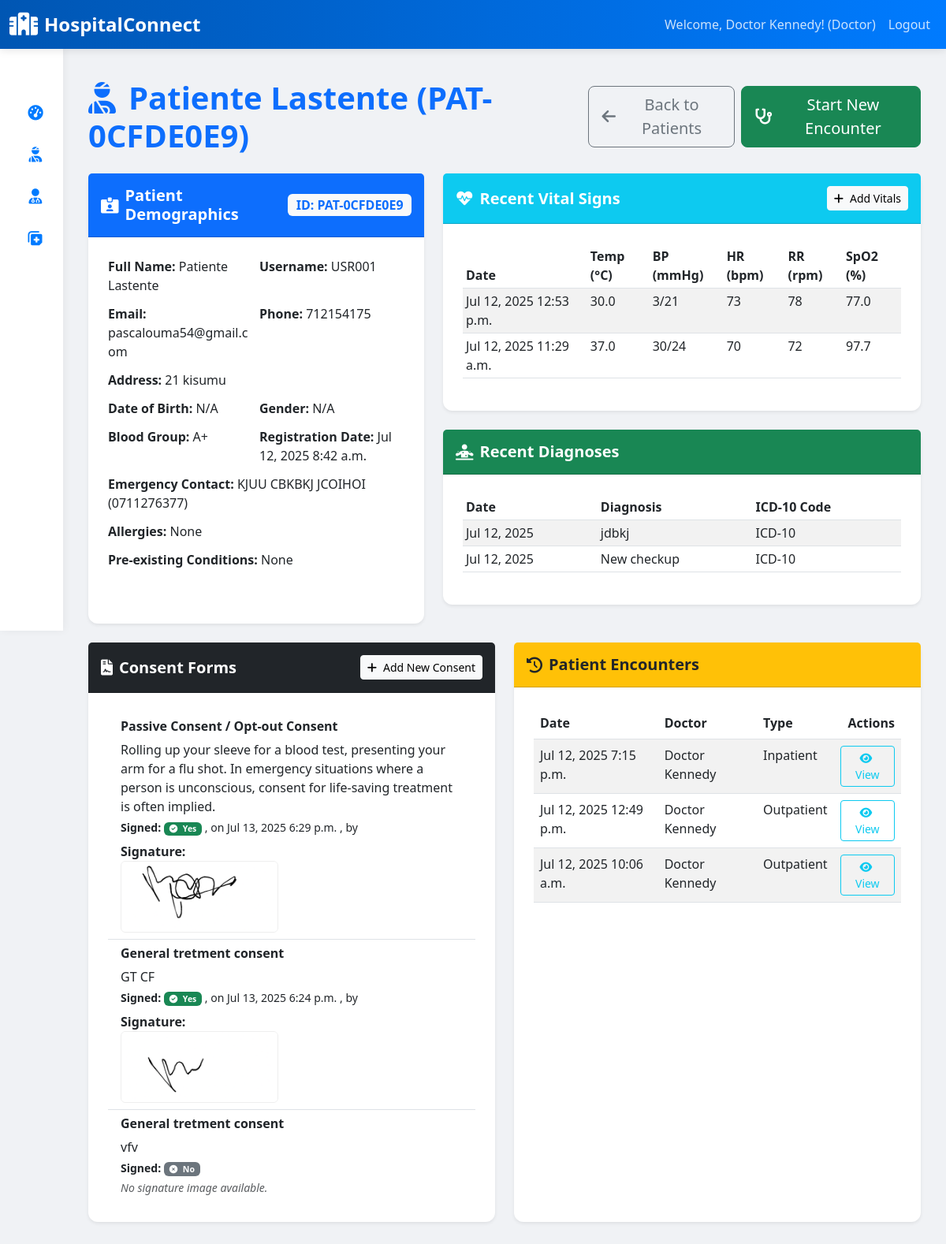
The page /patients/39/ (signed in) on the database as committed earlier.
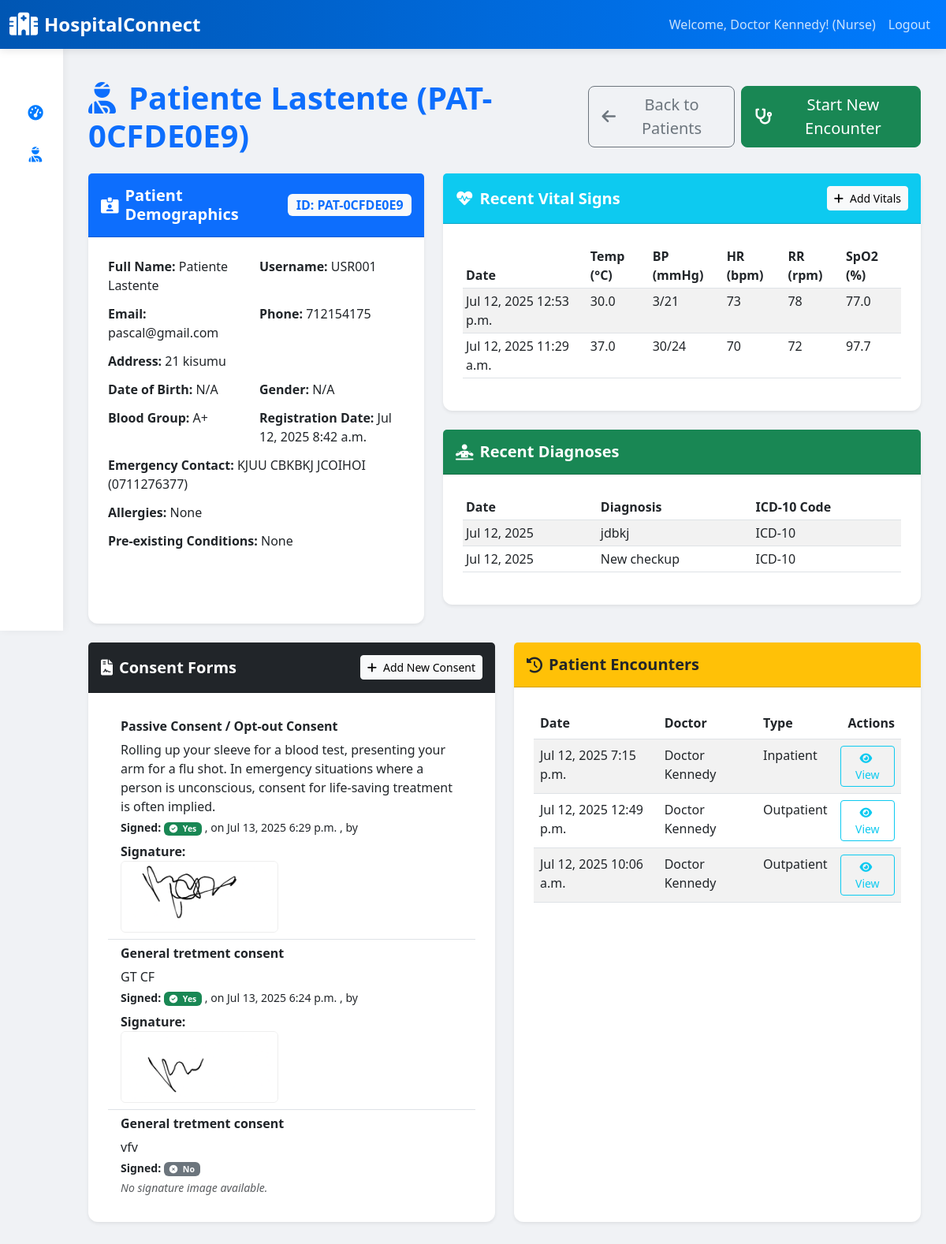
The same page on the database as committed later.
### clinical_app/models.py (models this page shows, shortened)
class User(AbstractUser):
    USER_TYPE_CHOICES = (
        ('admin', 'Administrator'),
        ('doctor', 'Doctor'),
        ('nurse', 'Nurse'),
        ('pharmacist', 'Pharmacist'),
        ('lab_tech', 'Lab Technician'),
        ('radiologist', 'Radiologist'),
        ('patient', 'Patient'),
        ('receptionist', 'Receptionist'),
        ('procurement_officer', 'Procurement Officer'),
    )
    user_type = models.CharField(max_length=20, choices=USER_TYPE_CHOICES, default='patient')
    phone_number = models.CharField(max_length=20, blank=True, null=True)
    address = models.TextField(blank=True, null=True)
    date_of_birth = models.DateField(blank=True, null=True)
    gender_choices = (
        ('male', 'Male'),
        ('female', 'Female'),
    )
    gender = models.CharField(max_length=10, choices=gender_choices, blank=True, null=True)
    groups = models.ManyToManyField(
        'auth.Group',
        verbose_name=('groups'),
        blank=True,
        help_text=(
            'The groups this user belongs to. A user will get all permissions '
            'granted to each of their groups.'
        ),
        related_name="clinical_app_user_set", # Changed this line
        related_query_name="clinical_app_user",
    )
    user_permissions = models.ManyToManyField(
        'auth.Permission',
        verbose_name=('user permissions'),
        blank=True,
        help_text=('Specific permissions for this user.'),
        related_name="clinical_app_user_permissions_set", # Changed this line
        related_query_name="clinical_app_user",
    )

class Patient(models.Model):
    user = models.OneToOneField(User, on_delete=models.CASCADE, primary_key=True, limit_choices_to={'user_type': 'patient'})
    patient_id = models.CharField(max_length=20, unique=True, editable=False) # Auto-generated patient ID
    blood_group_choices = (
        ('A+', 'A+'), ('A-', 'A-'),
        ('B+', 'B+'), ('B-', 'B-'),
        ('AB+', 'AB+'), ('AB-', 'AB-'),
        ('O+', 'O+'), ('O-', 'O-'),
    )
    blood_group = models.CharField(max_length=5, choices=blood_group_choices, blank=True, null=True)
    emergency_contact_name = models.CharField(max_length=100)
    emergency_contact_phone = models.CharField(max_length=20)
    allergies = models.TextField(blank=True, null=True, help_text="List known allergies (e.g., medications, food)")
    pre_existing_conditions = models.TextField(blank=True, null=True, help_text="List any chronic conditions")
    registration_date = models.DateTimeField(auto_now_add=True)

### clinical_app/views.py (the view)
# urls.py: path('patients/<int:pk>/', views.PatientDetailView.as_view(), name='patient_detail'),
class PatientDetailView(LoginRequiredMixin, IsMedicalStaffMixin, DetailView):
    model = Patient
    template_name = 'clinical_app/patient_detail.html'
    context_object_name = 'patient'
    def get_context_data(self, **kwargs):
        context = super().get_context_data(**kwargs)
        patient = self.get_object()
        context['encounters'] = patient.encounters.all().order_by('-encounter_date')
        context['vitals'] = VitalSign.objects.filter(encounter__patient=patient).order_by('-timestamp')[:5] # Last 5 vitals
        context['diagnoses'] = Diagnosis.objects.filter(encounter__patient=patient).order_by('-diagnosis_date')[:5]
        context['prescriptions'] = Prescription.objects.filter(encounter__patient=patient).order_by('-prescription_date')[:5]
        context['consent_forms'] = patient.consent_forms.all().order_by('-id')
        log_activity(
            self.request.user,
            'VIEW',
            f'Viewed patient record: {patient.user.get_full_name()} (ID: {patient.pk})',
            model_name='Patient',
            object_id=patient.pk,
            ip_address=get_client_ip(self.request)
        )
        return context

### clinical_app/views.py (called while the page is built)
def get_client_ip(request):
    x_forwarded_for = request.META.get('HTTP_X_FORWARDED_FOR')
    if x_forwarded_for:
        ip = x_forwarded_for.split(',')[0]
    else:
        ip = request.META.get('REMOTE_ADDR')
    return ip

def log_activity(user, action_type, description, model_name=None, object_id=None, ip_address=None, changes=None):
    if isinstance(user, AnonymousUser):
        user_obj = None
    else:
        user_obj = user
    ActivityLog.objects.create(
        user=user_obj,
        action_type=action_type,
        description=description,
        model_name=model_name,
        object_id=object_id,
        ip_address=ip_address,
        changes=json.dumps(changes) if changes else None # Store changes as JSON string
    )

    def test_func(self):
        return self.request.user.is_authenticated and \
               self.request.user.user_type in ['doctor', 'nurse', 'lab_tech', 'radiologist', 'pharmacist', 'admin']

### clinical_app/templates/clinical_app/patient_detail.html (shortened to what the changed rows need)
{% extends "clinical_app/base.html" %}
{% block content %}
<div class="container-fluid py-4">
    <div class="d-flex justify-content-between align-items-center mb-4">
            <h1 class="display-6 fw-bold text-primary mb-0">
            <i class="fas fa-user-injured me-3"></i>{{ patient.user.get_full_name }} ({{ patient.patient_id }})
        </h1>
        <div class="d-flex gap-2">
            <a href="{% url 'patient_list' %}" class="btn btn-outline-secondary btn-lg d-flex align-items-center">
            </a>
            {% if user.user_type == 'doctor' or user.user_type == 'nurse' %}
                <a href="{% url 'encounter_create' %}?patient={{ patient.pk }}" class="btn btn-success btn-lg d-flex align-items-center">
                </a>
            {% endif %}
        </div>
    </div>
    <div class="row">
        <div class="col-lg-5 col-md-12 mb-4">
            <div class="card shadow-sm h-100">
                <div class="card-header bg-primary text-white d-flex align-items-center py-3">
                    <i class="fas fa-id-card-alt fa-lg me-2"></i>
                    <h5 class="mb-0 fw-bold">Patient Demographics</h5>
                    <span class="badge bg-light text-primary ms-auto fs-6">ID: {{ patient.patient_id }}</span>
                </div>
                <div class="card-body">
                    <div class="row g-2">
                        <div class="col-sm-6"><p class="mb-1"><strong>Full Name:</strong> {{ patient.user.get_full_name }}</p></div>
                        <div class="col-sm-6"><p class="mb-1"><strong>Username:</strong> {{ patient.user.username }}</p></div>
                        <div class="col-sm-6"><p class="mb-1"><strong>Email:</strong> {{ patient.user.email|default:"N/A" }}</p></div>
                        <div class="col-sm-6"><p class="mb-1"><strong>Phone:</strong> {{ patient.user.phone_number|default:"N/A" }}</p></div>
                        <div class="col-12"><p class="mb-1"><strong>Address:</strong> {{ patient.user.address|default:"N/A" }}</p></div>
                        <div class="col-sm-6"><p class="mb-1"><strong>Blood Group:</strong> {{ patient.blood_group|default:"N/A" }}</p></div>
                        <div class="col-sm-6"><p class="mb-1"><strong>Registration Date:</strong> {{ patient.registration_date|date:"M d, Y P" }}</p></div>
                        <div class="col-12"><p class="mb-1"><strong>Emergency Contact:</strong> {{ patient.emergency_contact_name }} ({{ patient.emergency_contact_phone }})</p></div>
                        <div class="col-12"><p class="mb-1"><strong>Allergies:</strong> {{ patient.allergies|default:"None" }}</p></div>
                        <div class="col-12"><p class="mb-0"><strong>Pre-existing Conditions:</strong> {{ patient.pre_existing_conditions|default:"None" }}</p></div>
                    </div>
                </div>
            </div>
        </div>
        <div class="col-lg-7 col-md-12 mb-4">
            <div class="card shadow-sm mb-4">
                <div class="card-body">
                    {% if vitals %}
                        <div class="table-responsive">
                            <table class="table table-striped table-hover table-sm">
                                <thead>
                                    <tr>
                                        <th>Date</th>
                                        <th>Temp (°C)</th>
                                        <th>BP (mmHg)</th>
                                        <th>HR (bpm)</th>
                                        <th>RR (rpm)</th>
                                        <th>SpO2 (%)</th>
                                    </tr>
                                </thead>
                            </table>
                        </div>
                    {% else %}
                        <p class="text-muted">No recent vital signs recorded for this patient.</p>
                    {% endif %}
                </div>
            </div>
            <div class="card shadow-sm mb-4">
                <div class="card-body">
                    {% if diagnoses %}
                        <div class="table-responsive">
                            <table class="table table-striped table-hover table-sm">
                                <thead>
                                    <tr>
                                        <th>Date</th>
                                        <th>Diagnosis</th>
                                        <th>ICD-10 Code</th>
                                    </tr>
                                </thead>
                            </table>
                        </div>
                    {% else %}
                        <p class="text-muted">No recent diagnoses recorded for this patient.</p>
                    {% endif %}
                </div>
            </div>
        </div>
    </div>
    <div class="row">
        <div class="col-lg-6 col-md-12 mb-4">
            <div class="card shadow-sm h-100">
                <div class="card-body">
                    {% if encounters %}
                        <div class="table-responsive">
                            <table class="table table-striped table-hover">
                                <thead>
                                    <tr>
                                        <th>Date</th>
                                        <th>Doctor</th>
                                        <th>Type</th>
                                        <th class="text-end">Actions</th>
                                    </tr>
                                </thead>
                            </table>
                        </div>
                    {% else %}
                        <p class="text-muted">No encounters found for this patient.</p>
                    {% endif %}
                </div>
            </div>
        </div>
    </div>
</div>
{% endblock %}

### clinical_app/templates/clinical_app/base.html (shortened to what this page needs)
<!DOCTYPE html>
<html lang="en">
<head>
    <link href="https://cdn.jsdelivr.net/npm/bootstrap@5.3.0/dist/css/bootstrap.min.css" rel="stylesheet">
    <link rel="stylesheet" href="https://cdnjs.cloudflare.com/ajax/libs/font-awesome/6.0.0-beta3/css/all.min.css">
<link href="https://cdn.jsdelivr.net/npm/select2@4.1.0-rc.0/dist/css/select2.min.css" rel="stylesheet" />
</head>
<body>
    <nav class="navbar navbar-expand-lg navbar-dark fixed-top" id="mainNavbar">
        <div class="container-fluid">
            <a class="navbar-brand" href="{% url 'home' %}">
                <i class="fas fa-hospital-alt me-2"></i>HospitalConnect
            </a>
            <div class="collapse navbar-collapse" id="navbarNav">
                <ul class="navbar-nav ms-auto">
                    {% if user.is_authenticated %}
                        <li class="nav-item d-flex align-items-center">
                            <span class="nav-link text-white-50">Welcome, {{ user.get_full_name|default:user.username }}! ({{ user.user_type|title }})</span>
                        </li>
                        <li class="nav-item">
                            <form action="{% url 'logout' %}" method="post" style="display: inline;">
                                <button type="submit" class="nav-link btn btn-link text-white-50">Logout</button>
                            </form>
                        </li>
                    {% else %}
                        <li class="nav-item">
                            <a class="nav-link" href="{% url 'login' %}">Login</a>
                        </li>
                    {% endif %}
                </ul>
            </div>
        </div>
    </nav>
    <div class="d-flex">
        {% if user.is_authenticated %}
        <div class="sidebar d-flex flex-column" id="sidebar">
            <div class="sidebar-header">
            </div>
            <ul class="nav flex-column flex-grow-1">
                <li class="nav-item">
                    <a class="nav-link" href="{% url 'home' %}">
                        <i class="fas fa-tachometer-alt fa-fw"></i>
                    </a>
                </li>
                {% if user.user_type == 'admin' or user.user_type == 'receptionist' or user.user_type == 'doctor' or user.user_type == 'nurse' %}
                    <li class="nav-item">
                        <a class="nav-link" href="{% url 'patient_list' %}">
                            <i class="fas fa-user-injured fa-fw"></i>
                        </a>
                    </li>
                {% endif %}
                {% if user.user_type == 'doctor' %}
                    <li class="nav-item">
                        <a class="nav-link" href="{% url 'doctor_patient_list' %}">
                            <i class="fas fa-user-md fa-fw"></i>
                        </a>
                    </li>
                    <li class="nav-item">
                        <a class="nav-link" href="{% url 'encounter_create' %}">
                            <i class="fas fa-notes-medical fa-fw"></i>
                        </a>
                    </li>
                {% endif %}
            </ul>
        </div>
        {% endif %}
        <div class="main-content flex-grow-1">
            {% block content %}{% endblock %}
        </div>
    </div>
</body>
</html>

Rows that differ between the two databases and show on the page:
changed User "Doctor Kennedy": user_type "Doctor" → "Nurse"
changed through a linked row, Patient "PAT-0CFDE0E9": user.email "pascalouma54@gmail.com" → "pascal@gmail.com"
